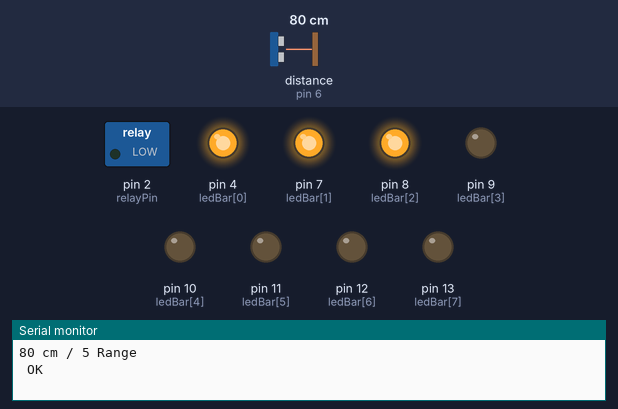
The sketch below on a simulated Arduino Uno, built with avr-gcc and run on an emulated ATmega328P. On the bench: switched loads named in the sketch (green lamp = pin HIGH), output pins drawn as LEDs (lit = HIGH), the last lines printed to the serial monitor. Wiring (inferred from the names in the program): ultrasonic range finder: trigger pin 5; echo pin 6. Inputs (shaded band) come from the test bench; at power-on: distance to the obstacle (sensor on pin 6) 80 cm. The echo pulse lasts 58.3 µs per cm; pins used as bus, display or sensor lines are not drawn.

Above: at 2.1 s.
2.2 s: distance to the obstacle (sensor on pin 6) set to 69 cm
At 4.9 s:
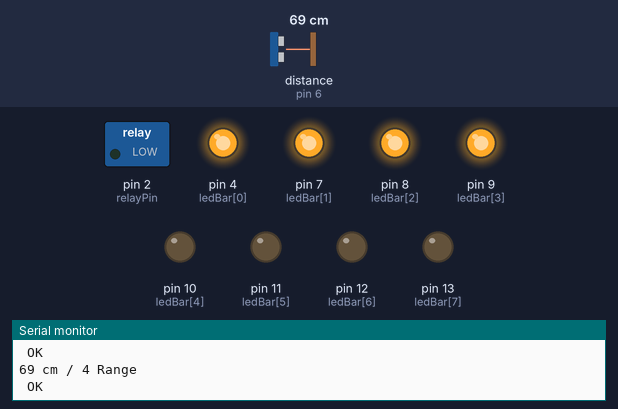
5.4 s: distance to the obstacle (sensor on pin 6) set to 2 cm
At 7.8 s:
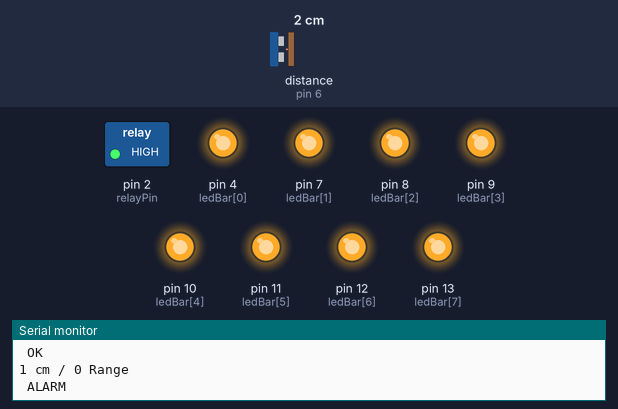
8.4 s: distance to the obstacle (sensor on pin 6) set to 13 cm
12.1 s: distance to the obstacle (sensor on pin 6) set to 18 cm
At 15.5 s:
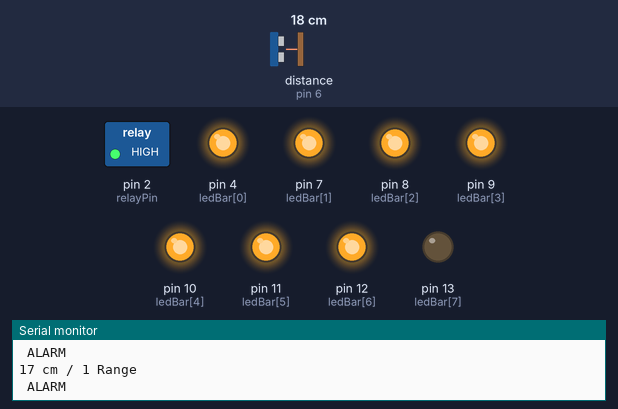
16.2 s: distance to the obstacle (sensor on pin 6) set to 26 cm
20.2 s: distance to the obstacle (sensor on pin 6) set to 31 cm
At 24.5 s:
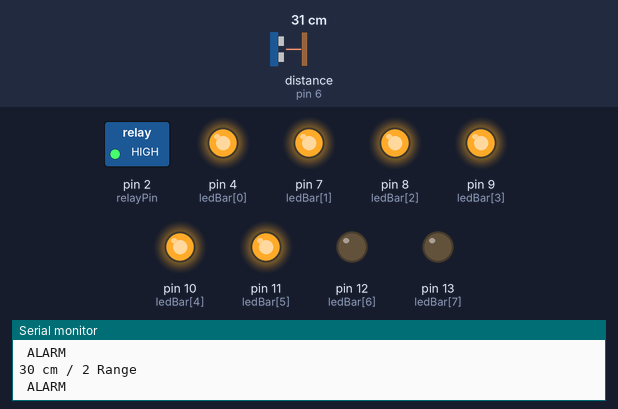
Timing chart, 0 to 25.3 s (numbered marks = the images above; inputs shaded):
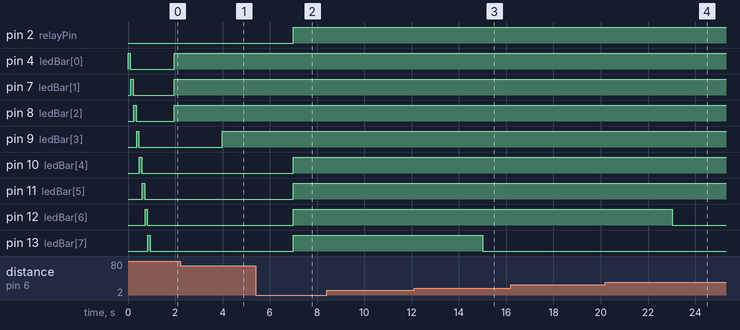

The sketch:

superSonicRelay.ino
```cpp
int pingPin = 5;
int inPin = 6;
int relayPin = 2;
const int cycles =20;
#define DELAY 50
int ledBar[8] = {
  4, 7, 8, 9, 10, 11, 12, 13};
const int sensorMin = 0;
const int sensorMax = 100;


void setup() {
  Serial.begin(9600);
  for(int j=0; j<8; j++) {
    pinMode(ledBar[j], OUTPUT);
    digitalWrite(ledBar[j], LOW);
  }
  for(int k=0; k<8; k++) {
    digitalWrite(ledBar[k], HIGH);
    delay(100);
    digitalWrite(ledBar[k], LOW);
    delay(20);
  }


}

void loop() {


  // establish variables for duration of the ping,
  // and the distance result in inches and centimeters:

  long duration, inches, cm, resultCm;

  // The PING))) is triggered by a HIGH pulse of 2 or more microseconds.
  // Give a short LOW pulse beforehand to ensure a clean HIGH pulse:

  pinMode(pingPin, OUTPUT);
  pinMode(relayPin, OUTPUT);

  digitalWrite(pingPin, LOW);
  delayMicroseconds(2);
  digitalWrite(pingPin, HIGH);
  delayMicroseconds(10);
  digitalWrite(pingPin, LOW);

  // The same pin is used to read the signal from the PING))): a HIGH
  // pulse whose duration is the time (in microseconds) from the sending
  // of the ping to the reception of its echo off of an object.

  pinMode(inPin, INPUT);

  duration = pulseIn(inPin, HIGH);

  // convert the time into a distance
  inches = microsecondsToInches(duration);
  cm = microsecondsToCentimeters(duration);

  resultCm = 0;

  for(int i = 0; i < cycles; i++) {
    resultCm += cm;
    delay(DELAY);
  }
  resultCm /= cycles;

  Serial.print(resultCm, DEC);
  Serial.print(" cm");
  int range = map(resultCm, sensorMin, sensorMax, 0, 7);
  Serial.print(" / ");
  Serial.print(range);
  Serial.println( " Range");
  switch (range) {
  case 7:
    digitalWrite(ledBar[0], HIGH);
        for(int l = 1; l<8; l++)
    {
      digitalWrite(ledBar[l], LOW);
    }

    break;
  case 6:
    for(int l = 0; l<2; l++)
    {
      digitalWrite(ledBar[l], HIGH);
    }
    for(int l = 2; l<8; l++)
    {
      digitalWrite(ledBar[l], LOW);
    }
    break;
  case 5:
    for(int l = 0; l<3; l++)
    {
      digitalWrite(ledBar[l], HIGH);
    }
    for(int l = 3; l<8; l++)
    {
      digitalWrite(ledBar[l], LOW);
    }
    break;
  case 4:
    for(int l = 0; l<4; l++)
    {
      digitalWrite(ledBar[l], HIGH);
    }
    for(int l = 4; l<8; l++)
    {
      digitalWrite(ledBar[l], LOW);
    }
    break;
  case 3:
    for(int l = 0; l<5; l++)
    {
      digitalWrite(ledBar[l], HIGH);
    }
    for(int l = 5; l<8; l++)
    {
      digitalWrite(ledBar[l], LOW);
    }
    break;
  case 2:
    for(int l = 0; l<6; l++)
    {
      digitalWrite(ledBar[l], HIGH);
    }
    for(int l = 6; l<8; l++)
    {
      digitalWrite(ledBar[l], LOW);
    }
    break;
  case 1:
    for(int l = 0; l<7; l++)
    {
      digitalWrite(ledBar[l], HIGH);
    }
    for(int l = 7; l<8; l++)
    {
      digitalWrite(ledBar[l], LOW);
    }
    break;
  case 0 :
    for(int l = 0; l<8; l++)
    {
      digitalWrite(ledBar[l], HIGH);
    }
    break;
  }
  delay(1);


  if (resultCm <= 40) {
    Serial.println(" ALARM");
    digitalWrite(relayPin, HIGH);
    delay(1000);
  }
  else {
    Serial.println(" OK");
    digitalWrite(relayPin, LOW);
  }
}

long microsecondsToInches(long microseconds)
{
  // According to Parallax's datasheet for the PING))), there are
  // 73.746 microseconds per inch (i.e. sound travels at 1130 feet per
  // second). This gives the distance travelled by the ping, outbound
  // and return, so we divide by 2 to get the distance of the obstacle.
  return microseconds / 74 / 2;
}
long microsecondsToCentimeters(long microseconds)
{
  // The speed of sound is 340 m/s or 29 microseconds per centimeter.
  // The ping travels out and back, so to find the distance of the
  // object we take half of the distance travelled.
  return microseconds / 29 / 2;

}
```

Measured:
- the behaviour switches between 72 and 71 cm on distance to the obstacle (sensor on pin 6) (found by bisection; images 0 and 1)
- the behaviour switches between 15 and 16 cm on distance to the obstacle (sensor on pin 6) (found by bisection; images 2 and 3)
- the behaviour switches between 29 and 30 cm on distance to the obstacle (sensor on pin 6) (found by bisection; images 3 and 4)
- after the input at 2.2 s, pin 9 (ledBar[3]): LOW → HIGH after 1.8 s
- after the input at 5.4 s, pin 2 (relayPin), pin 10 (ledBar[4]), pin 11 (ledBar[5]), pin 12 (ledBar[6]), pin 13 (ledBar[7]): LOW → HIGH after 1.6 s
- after the input at 12.1 s, pin 13 (ledBar[7]): HIGH → LOW after 2.9 s
- after the input at 20.2 s, pin 12 (ledBar[6]): HIGH → LOW after 2.8 s
